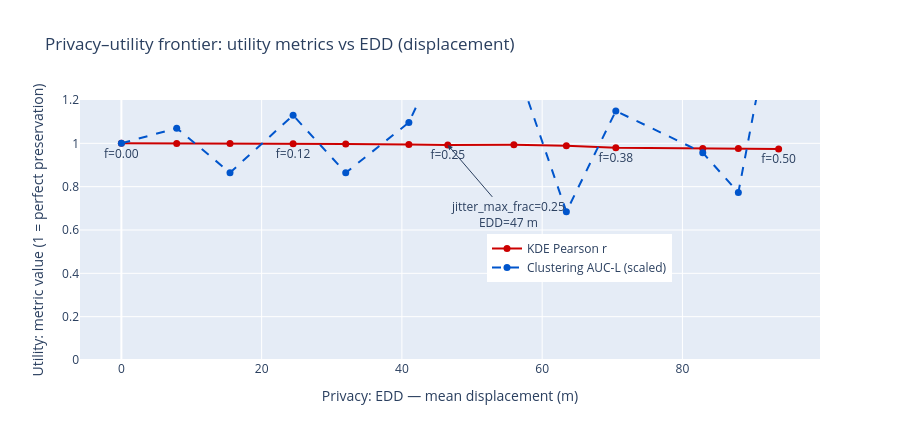

The notebook cell this image was saved under:
### Code cell
# Privacy-utility frontier plot
fig = go.Figure()

fig.add_scatter(
    x=frontier['edd_m'], y=frontier['kde_r'],
    mode='lines+markers+text',
    name='KDE Pearson r',
    line=dict(color='#cc0000', width=2),
    marker=dict(size=7),
    text=[f'f={f:.2f}' if i % 3 == 0 else '' for i, f in enumerate(frontier['frac'])],
    textposition='bottom center'
)
fig.add_scatter(
    x=frontier['edd_m'], y=frontier['auc_l_pct'] / 100,
    mode='lines+markers',
    name='Clustering AUC-L (scaled)',
    line=dict(color='#0055cc', width=2, dash='dash'),
    marker=dict(size=7)
)
fig.update_layout(
    title='Privacy–utility frontier: utility metrics vs EDD (displacement)',
    xaxis_title='Privacy: EDD — mean displacement (m)',
    yaxis_title='Utility: metric value (1 = perfect preservation)',
    yaxis=dict(range=[0, 1.20]),
    height=440,
    legend=dict(x=0.55, y=0.30)
)
# Annotation for the default jitter_max_frac=0.25 setting
idx25 = int((frontier['frac'] - 0.25).abs().idxmin())
fig.add_annotation(
    x=frontier['edd_m'].iloc[idx25], y=frontier['kde_r'].iloc[idx25],
    text=f"jitter_max_frac=0.25<br>EDD={frontier['edd_m'].iloc[idx25]:.0f} m",
    showarrow=True, arrowhead=2, ax=60, ay=70
)
fig.show()

### Figure 1 — Plotly figure (JSON) as saved in the notebook; plotly's stock layout.template omitted (floating-point values rounded to 4 significant figures)
{"data": [{"line": {"color": "#cc0000", "width": 2}, "marker": {"size": 7}, "mode": "lines+markers+text", "name": "KDE Pearson r", "text": ["f=0.00", "", "", "f=0.12", "", "", "f=0.25", "", "", "f=0.38", "", "", "f=0.50"], "textposition": "bottom center", "type": "scatter", "x": [0.0, 7.89, 15.49, 24.49, 31.99, 40.99, 46.54, 55.97, 63.45, 70.5, 82.9, 87.97, 93.72], "y": [1.0, 0.9998, 0.9994, 0.9976, 0.9973, 0.9952, 0.9928, 0.9932, 0.989, 0.9793, 0.9764, 0.9764, 0.9743]}, {"line": {"color": "#0055cc", "dash": "dash", "width": 2}, "marker": {"size": 7}, "mode": "lines+markers", "name": "Clustering AUC-L (scaled)", "type": "scatter", "x": [0.0, 7.89, 15.49, 24.49, 31.99, 40.99, 46.54, 55.97, 63.45, 70.5, 82.9, 87.97, 93.72], "y": [1.0, 1.07, 0.8646, 1.129, 0.8641, 1.096, 1.48, 1.389, 0.6844, 1.149, 0.9569, 0.7726, 1.747]}], "layout": {"annotations": [{"arrowhead": 2, "ax": 60, "ay": 70, "showarrow": true, "text": "jitter_max_frac=0.25<br>EDD=47 m", "x": 46.54, "y": 0.9928}], "height": 440, "legend": {"x": 0.55, "y": 0.3}, "title": {"text": "Privacy–utility frontier: utility metrics vs EDD (displacement)"}, "xaxis": {"title": {"text": "Privacy: EDD — mean displacement (m)"}}, "yaxis": {"range": [0, 1.2], "title": {"text": "Utility: metric value (1 = perfect preservation)"}}}}
